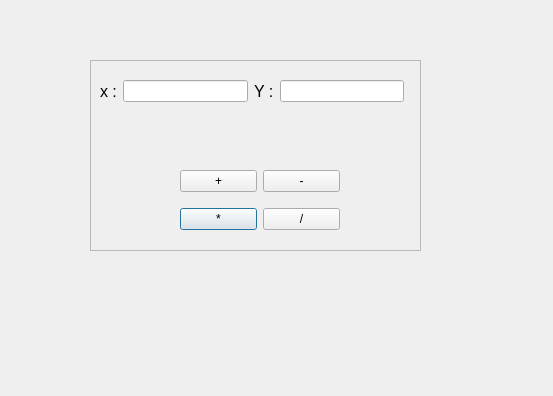
<?xml version="1.0" encoding="UTF-8"?>
<ui version="4.0">
 <class>Dialog</class>
 <widget class="QDialog" name="Dialog">
  <property name="geometry">
   <rect>
    <x>0</x>
    <y>0</y>
    <width>553</width>
    <height>396</height>
   </rect>
  </property>
  <property name="windowTitle">
   <string>Dialog</string>
  </property>
  <widget class="QFrame" name="frame">
   <property name="geometry">
    <rect>
     <x>90</x>
     <y>60</y>
     <width>331</width>
     <height>191</height>
    </rect>
   </property>
   <property name="frameShape">
    <enum>QFrame::StyledPanel</enum>
   </property>
   <property name="frameShadow">
    <enum>QFrame::Raised</enum>
   </property>
   <widget class="QWidget" name="gridLayoutWidget">
    <property name="geometry">
     <rect>
      <x>90</x>
      <y>100</y>
      <width>160</width>
      <height>80</height>
     </rect>
    </property>
    <layout class="QGridLayout" name="gridLayout">
     <item row="1" column="0">
      <widget class="QPushButton" name="pButtonMul">
       <property name="text">
        <string>*</string>
       </property>
      </widget>
     </item>
     <item row="0" column="0">
      <widget class="QPushButton" name="pButtonAdd">
       <property name="text">
        <string>+</string>
       </property>
      </widget>
     </item>
     <item row="1" column="1">
      <widget class="QPushButton" name="pButtonDiv">
       <property name="text">
        <string>/</string>
       </property>
      </widget>
     </item>
     <item row="0" column="1">
      <widget class="QPushButton" name="pButtonSou">
       <property name="text">
        <string>-</string>
       </property>
      </widget>
     </item>
    </layout>
   </widget>
   <widget class="QWidget" name="">
    <property name="geometry">
     <rect>
      <x>10</x>
      <y>20</y>
      <width>304</width>
      <height>22</height>
     </rect>
    </property>
    <layout class="QHBoxLayout" name="horizontalLayout">
     <item>
      <widget class="QLabel" name="label">
       <property name="font">
        <font>
         <pointsize>12</pointsize>
        </font>
       </property>
       <property name="text">
        <string>x :</string>
       </property>
      </widget>
     </item>
     <item>
      <widget class="QLineEdit" name="lEX"/>
     </item>
     <item>
      <widget class="QLabel" name="label_2">
       <property name="font">
        <font>
         <pointsize>12</pointsize>
        </font>
       </property>
       <property name="text">
        <string>Y :</string>
       </property>
      </widget>
     </item>
     <item>
      <widget class="QLineEdit" name="lEY"/>
     </item>
    </layout>
   </widget>
  </widget>
 </widget>
 <resources/>
 <connections/>
</ui>
